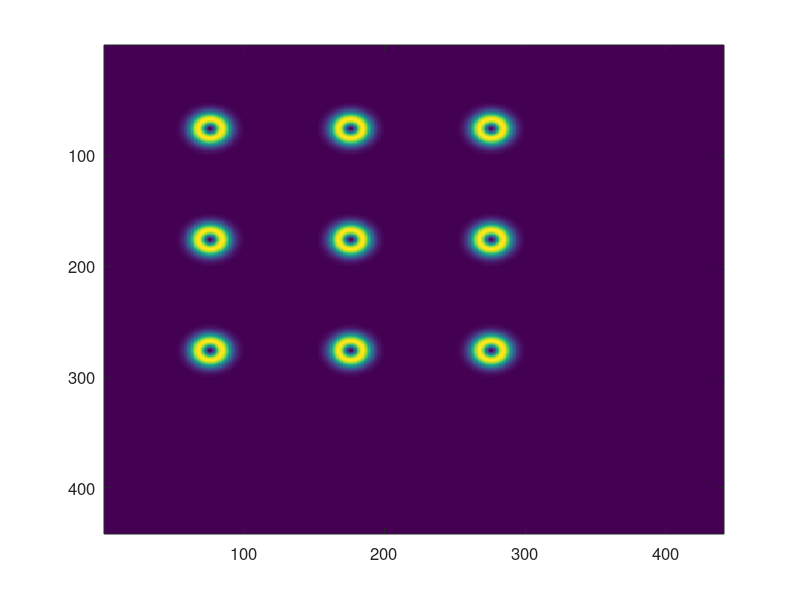
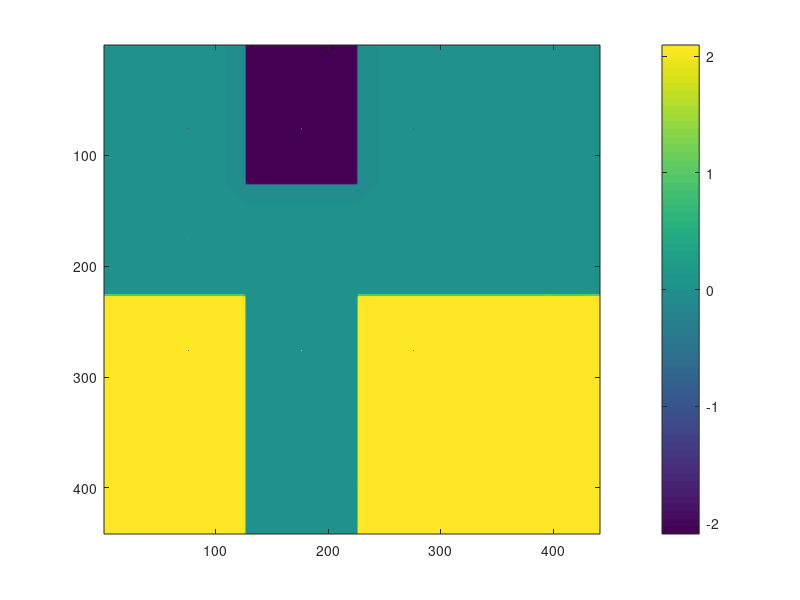

MATLAB code for these plots, in order: (Note: this script raises an error after producing the figures.)
clc;
clear all;
close all;

%% define a backbone
global lambda k AmpImage N M meshSize z;
N = 3; %3by3
space = 200e-6; %Spacing between elements
z = 1000e-6; % Distance of Image plane from the resonator plane

lambda = 1.550e-6;
k = 2 * pi / lambda;

Amp_sample = ones(N,N);
Phase_sample = [0	-2.09439510239320	0
0	0	0
2.09439510239320	0	2.09439510239320];

% sizeOfResonator = 10e-6; %10um.
spotSizeOuter = 20e-6;
spotSizeInner = 15e-6;
meshSize = 2000E-9;

boundary = 00e-6;

nearFields{N,N} = 0;

totalMesh = (space + boundary+ spotSizeOuter)*(N+1)/meshSize;

[xsNear, ysNear] = meshgrid((0:totalMesh) .* meshSize); % defining near field grid + xN/2

nearField = 0;

%% Generate the sample plane profile
for col = 1:N
    for row = 1:N
        nearFields{row, col} = Amp_sample(row, col) *...
            (exp((-((xsNear - boundary*2 - (col-0.25) * space).^2 + ...
            (ysNear - boundary*2 - (row-0.25) * space).^2) / (spotSizeOuter^2)))-...
            exp((-((xsNear - boundary*2 - (col-0.25) * space).^2 + ...
            (ysNear - boundary*2 - (row-0.25) * space).^2) / (spotSizeInner^2))))* ...
            exp(1i * Phase_sample(row, col));
        nearField = nearField + nearFields{row, col};
    end
end

figure;
imagesc(abs(nearField));
set(gcf, 'Position', [00, 00, 350, 300])
set(gca,'FontSize', 12) % Font Size

figure;
imagesc(angle(nearField));
colorbar

%% calculate the hologram
E_holo = HologramHelperClass2.supperposition(conj(HologramHelperClass2.normalize(nearField)));

figure;
imagesc(abs((E_holo.*E_holo)));
set(gcf, 'Position', [00, 00, 350, 300])
set(gca,'FontSize', 12) % Font Size

figure;
imagesc(angle(E_holo));

